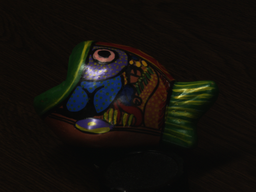
#> input picture single_image/TanR_and_IkeuchiK/highlight/images/fish.ppm, 256 x 192 px, shrunk from 640 x 480 before the run, found by its file name
$ jupyter execute --allow-errors 3.ipynb   (shell and % lines are left out)   (older library calls are emulated)
#> lines starting #> are read from the running program, lines starting #| are printed output that depends on the picture
[cell 1]
import cv2
import numpy as np
from matplotlib import pyplot as plt
from multiprocessing import Pool
import time
import dill

[cell 2]
def show_img(img):
    cv2.imshow("img", img)
    cv2.waitKey(0)
    cv2.destroyAllWindows()

[cell 3]
def show_plt_img(img_in):
    img = cv2.cvtColor(img_in, cv2.COLOR_BGR2RGB)
    plt.imshow(img)

[cell 4]
alpha = 0.1
theta = 0.01
sigma = 0.01
B1 = 3
B2 = 0.1

Input: specular highlight image I(x)

[cell 5]
img = cv2.imread('fish.ppm')
#> img is the input picture: shape (192, 256, 3); mean B, G, R 12.6, 16.6, 19.3

[cell 6]
# show_img(img)

Compute H(x); S(x); V(x)g by HSV transformation

[cell 7]
hsv_img = cv2.cvtColor(img, cv2.COLOR_BGR2HSV) / 255
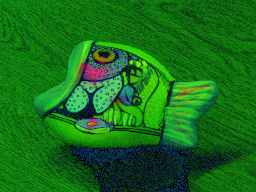
#> hsv_img: shape (192, 256, 3) float64; mean B, G, R 0.0979, 0.432, 0.0862
H, S, V = hsv_img[:, :, 0], hsv_img[:, :, 1], hsv_img[:, :, 2]
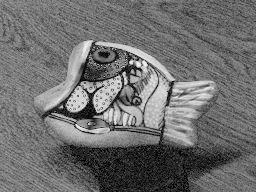
#> S: shape (192, 256) float64; min 0, max 0.941, mean 0.432

[cell 8]
I_b, I_g, I_r = cv2.split(img / 255)
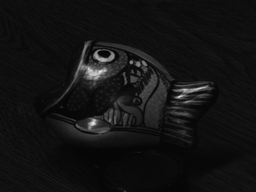
#> I_r: shape (192, 256) float64; min 0.0118, max 0.929, mean 0.0755

[cell 9]
# show_img(hsv_img)

Compute highlight detection sets by (8) and (9)

X_SV(x) = {x| S(x) < α; V(x) > 1 − α} (8)

[cell 10]
np.min(S), np.mean(S), np.max(S)
#> Out = (0, 0.432, 0.941)

[cell 11]
X_SV = np.array(S < alpha) & np.array(V > 1 - alpha)
#> X_SV: shape (192, 256) bool; every value is 0
# X_SV =

X_G(x) = {x| G(x) ≥ τ} (9)

[cell 12]
#gradient magnitude of dark-channel image
I_gmd = np.minimum(I_b, I_g, I_r)
I_gmd.shape
#> Out = (192, 256)

[cell 13]
_I_gmd = np.pad(I_gmd, ((1,1),(1,1)), 'constant', constant_values=((0,0),(0,0)))

[cell 14]
G = cv2.Laplacian(I_gmd, cv2.CV_64F)
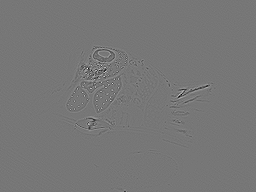
#> G: shape (192, 256) float64; min -0.706, max 0.804, mean -8.22e-06; drawn with min black and max white
X_G = np.array(G >= theta)
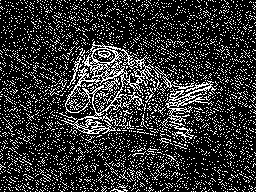
#> X_G: shape (192, 256) bool; 19.8% white in thin lines or dots
# show_img(G)

Compute Hue estimate H* (11)

[cell 15]
X_SVG = X_SV | X_G

[cell 16]
def w_svg(x):
    global X_SVG
    if X_SVG[x]:
        return alpha
    return 1

[cell 17]
W_svg_matrix = np.copy(X_SVG).astype('float64')
#> W_svg_matrix: shape (192, 256) float64; values 0 (black) and 1 (white), 19.8% white in thin lines or dots
W_svg_matrix[W_svg_matrix == True] = alpha
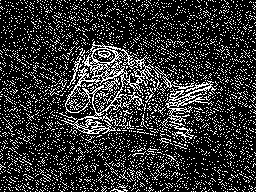
#> W_svg_matrix: shape (192, 256) float64; values 0 (black) and 0.1 (white), 19.8% white in thin lines or dots
W_svg_matrix[W_svg_matrix == False] = 1
#> W_svg_matrix: shape (192, 256) float64; values 0.1 (black) and 1 (white), 80.2% white; black in thin lines or dots
W_svg_matrix

[cell 18]
def w_hs(H_x, H_u, S_u):
    fst = np.exp(-np.power(H_x - H_u, 2) / np.power(sigma, 2))
#     mb mistake in paper
#     snd = np.exp(-(1 - np.power(S(u), 2)))
    snd = np.exp(-np.power(1 - S_u, 2))
    return fst * snd

def filter_w_hs(H_x, H_part, S_part):
    result = 0
    for H_u, S_u in zip(np.nditer(H_part), np.nditer(S_part)):
        result += w_hs(H_x, H_u, S_u)
    return result

def filter_w_hs_S(H_x, H_part, S_part):
    result = 0
    for H_u, S_u in zip(np.nditer(H_part), np.nditer(S_part)):
        result += w_hs(H_x, H_u, S_u) * S_u
    return result

[cell 19]
def calc_size(point, shape, window_size):
    result = [0, 0, 0, 0]
    y, x = point
    edge = (window_size - 1) // 2
    result[0] = max(y - edge, 0) #y - edge if y - edge > 0 else 0
    result[1] = min(shape[0], y + edge) #y + edge if y + edge < shape[0] else shape[0]

    result[2] = max(x - edge, 0) #x - edge if x - edge > 0 else 0
    result[3] = min(x + edge, shape[1]) #x + edge if x + edge < shape[1] else shape[1]
    return result

def get_whs(H_x, H_part, S_part):
    #     mb mistake in paper
    return np.exp(-(H_x - H_part) ** 2) * np.exp(-(1 - S_part) ** 2)
#     return np.exp(-(H_x - H_part) ** 2) * np.exp(-(1 - S_part ** 2) )


def get_part(size, Matrix):
    return Matrix[size[0] : size[1], size[2] : size[3]]

[cell 20]
window_size = 7
print(X_SVG.shape)
#| (192, 256)
H_11 = np.zeros(X_SVG.shape)
S_12 = np.zeros(X_SVG.shape)


for y in range(X_SVG.shape[0]):
    for x in range(X_SVG.shape[1]):
        if X_SVG[y, x]:
            size = calc_size((y, x), X_SVG.shape, window_size)
            H_part = get_part(size, H)
            S_part = get_part(size, S)

            wsvg = get_part(size, W_svg_matrix)
            H_svg = H_part * wsvg
            H_11[y, x] = (1 / wsvg.sum()) * H_svg.sum()

            whs = get_whs(H[y, x], H_part, S_part)
            S_whs = whs * S_part
            S_12[y, x] = (1 / whs.sum()) * S_whs.sum()
#> this loop made 192 passes
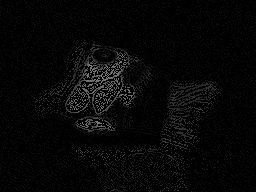
#> H_11: shape (192, 256) float64; min 0, max 0.515, mean 0.0248
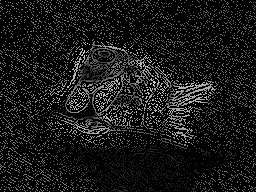
#> S_12: shape (192, 256) float64; min 0, max 0.826, mean 0.092

[cell 21]
# show_img(S_12)
# show_img(H_11)

[cell 22]
# hsv_img = cv2.cvtColor(img, cv2.COLOR_BGR2HSV) / 255
# H, S, V = hsv_img[:, :, 0], hsv_img[:, :, 1], hsv_img[:, :, 2]
ones = np.ones(X_SVG.shape)
#> ones: shape (192, 256) float64; every value is 1
corrected_hsv = np.ones(hsv_img.shape)
corrected_hsv[:, :, 0] = H_11
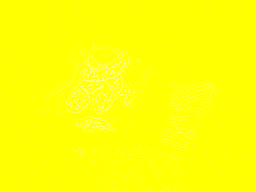
#> corrected_hsv: shape (192, 256, 3) float64; mean of channels 0, 1, 2 0.0248, 1, 1; drawn as B, G, R
corrected_hsv[:, :, 1] = S_12
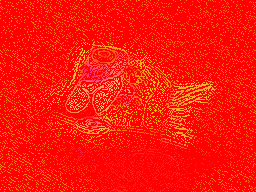
#> corrected_hsv: shape (192, 256, 3) float64; mean of channels 0, 1, 2 0.0248, 0.092, 1; drawn as B, G, R
# corrected_hsv[:, :, 2] /= 255
hsv_img = cv2.cvtColor(img, cv2.COLOR_BGR2HSV)
#> hsv_img: shape (192, 256, 3); mean H, S, V 25, 110.1, 22
corrected_rgb = cv2.cvtColor(corrected_hsv.astype('uint8'), cv2.COLOR_HSV2RGB)
#> corrected_rgb: shape (192, 256, 3); every value is 1

$ run again, with single_image/TanR_and_IkeuchiK/highlight/images/head.ppm copied over single_image/TanR_and_IkeuchiK/highlight/images/fish.ppm
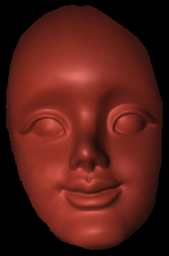
#> input picture single_image/TanR_and_IkeuchiK/highlight/images/head.ppm, 169 x 256 px, shrunk from 190 x 287 before the run, found by its file name
#> img is the input picture: shape (256, 169, 3); mean B, G, R 22.9, 29.7, 84.5
#> `np.min(S), np.mean(S), np.max(S)`: Out = (0, 0.533, 1)
#> X_SV: shape (256, 169) bool; every value is 0
#> `X_G = np.array(G >= theta)`:
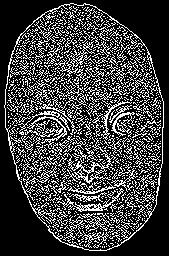
#> X_G: shape (256, 169) bool; 25% white in thin lines or dots
#| (256, 169)
#> the loop `for y in range(X_SVG.shape[0]):` made 256 passes
#> ones: shape (256, 169) float64; every value is 1
#> `corrected_hsv[:, :, 1] = S_12`:
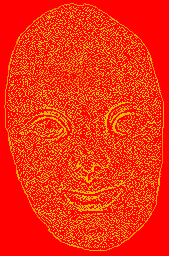
#> corrected_hsv: shape (256, 169, 3) float64; mean of channels 0, 1, 2 0.00308, 0.181, 1; drawn as B, G, R
#> corrected_rgb: shape (256, 169, 3); every value is 1
